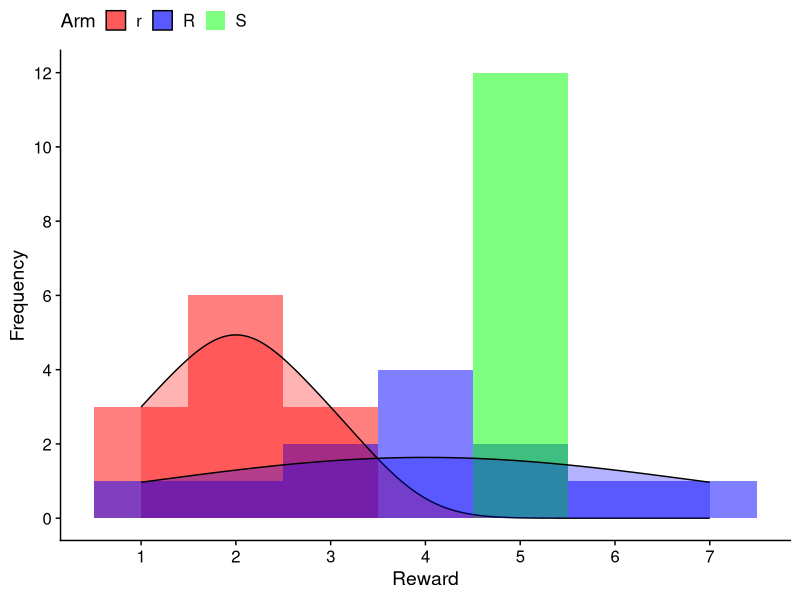
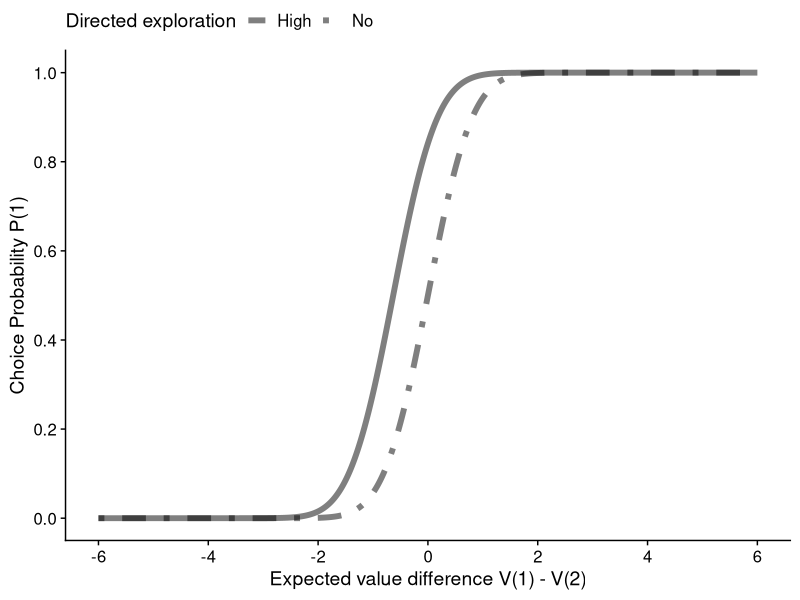
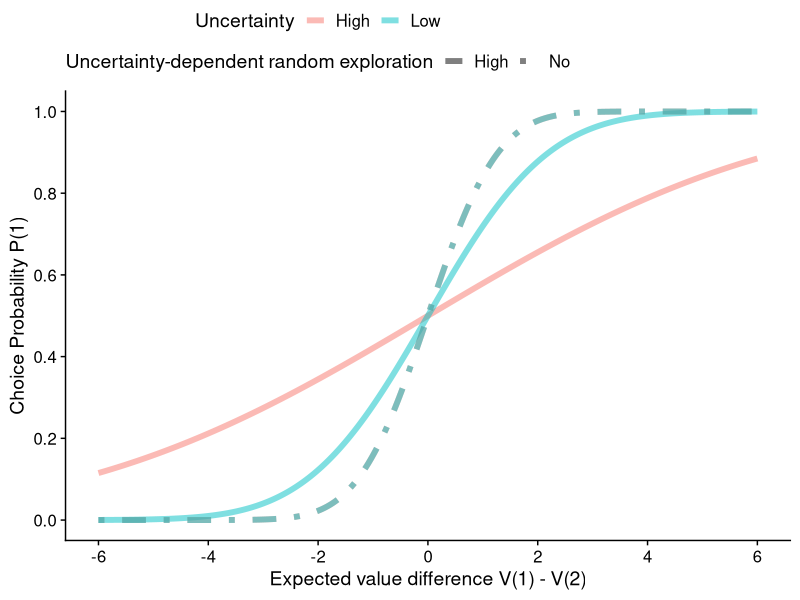
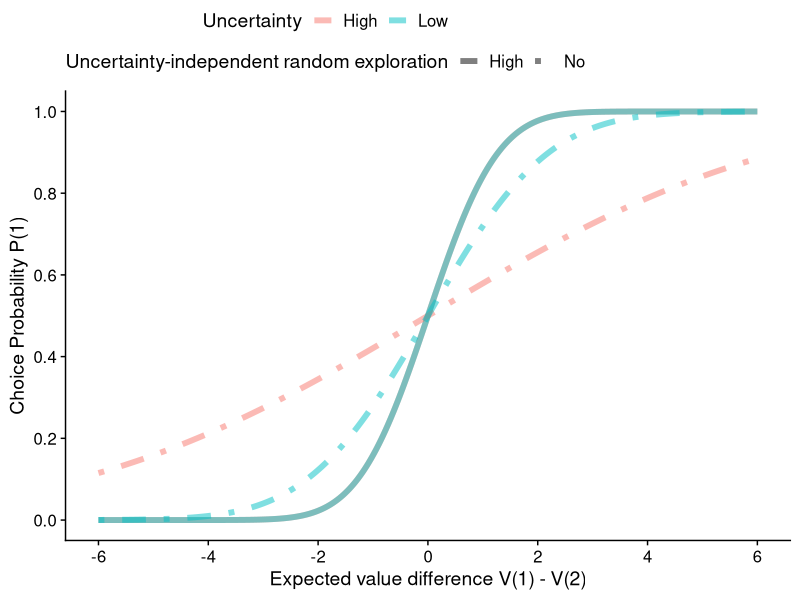
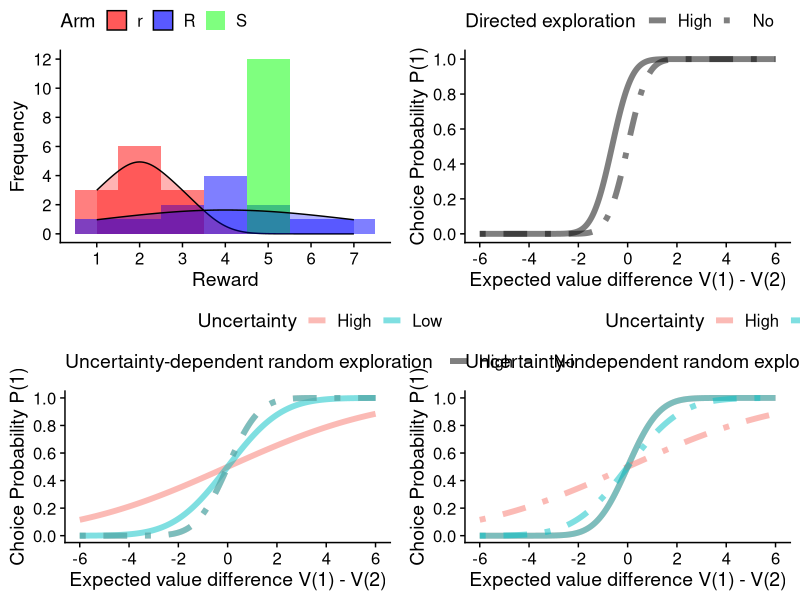

Recreate these plots in R, in order.
# draw figures for illustration

required_packages <- c("tidyverse","cowplot")

# Check and install missing packages
install_and_Load <- function(packages) {
  for (pkg in packages) {
    if (!requireNamespace(pkg, quietly = TRUE)) {
      install.packages(pkg, dependencies = TRUE)
    }
    library(pkg, character.only = TRUE) # Load the required packages
  }
}

install_and_Load(required_packages)

save_path <- "fig"

# Panel B, distribution of the reward under the two conditions
## frequency of the reward in S arm r arm and R arm
R <- c(1, 2, 3, 3, 4, 4, 4, 4, 5, 5, 6, 7)
r <- c(1, 1, 1, 2, 2, 2, 2, 2, 2, 3, 3, 3)
S <- c(5, 5, 5, 5, 5, 5, 5, 5, 5, 5, 5, 5)

## plot the probability distribution of the reward
df <- data.frame(R = R, r = r, S = S) %>%
  gather(key = "condition", value = "reward")

panel_B <- df %>%
  ggplot(aes(x = reward, fill = condition)) +
  geom_histogram(binwidth = 1, position = "identity", alpha = 0.5) +
### add kerbal density estimation for R and r
  geom_density(data = df %>% filter(condition %in% c("R", "r")),
               aes(y = ..count..), alpha = 0.3,
               adjust = 3) +
  labs(x = "Reward", y = "Frequency", fill = "Arm") +
  scale_fill_manual(values = c("red", "blue", "green")) +
  theme_cowplot() +
  scale_x_continuous(breaks = seq(1, 7, 1)) +
  scale_y_continuous(breaks = seq(0, 12, 2)) +
  theme(legend.position = "top")

ggsave(file.path(save_path, "fig1_panel_B.png"), panel_B, width = 7, height = 7)

# Panel C, psychometric curve for directed exploration, uncertainty-dependent random exploration, and uncertainty-independent random exploration
## Directed exploration
V <- seq(-6, 6, 0.01)
no_dir   <- pnorm(V + 0 + V/ 1.72) # 1.72 is the standard deviation of the population (TU)
more_dir <- pnorm(V + 1 + V/ 1.72)
data_dir <- data.frame(V, no_dir, more_dir) %>% 
  gather(key = "condition", value = "P", -V)

SR <- pnorm(V + 0.5 + V/ 1.72)
rR <- pnorm(V + 0.5 * 0.55 + V/ 1.89) # 1.89 is the standard deviation of the population (TU)
# RU(rR)/RU(SR) ≈ 0.55
data_SR_rR <- data.frame(V, SR, rR) %>% 
  gather(key = "condition", value = "P", -V)

directed_ex <- ggplot(data_dir, aes(x = V, y = P, linetype = condition)) +
  geom_line(linewidth = 2, alpha = 0.5) +
  labs(x = "Expected value difference V(1) - V(2)",
       y = "Choice Probability P(1)", linetype = "Directed exploration") +
  scale_linetype_manual(values = c("solid", "dotdash"),
                        labels = c("High", "No")) +
  theme_cowplot() +
  scale_x_continuous(breaks = seq(-6, 6, 2)) +
  scale_y_continuous(breaks = seq(0, 1, 0.2)) +
  theme(legend.position = "top")

ggsave(file.path(save_path, "fig1_panel_C_directed_exploration.png"), directed_ex, width = 7, height = 7)

## Uncertainty-dependent random exploration
no_UDR   <- pnorm(1 * V + 0 + 0 * V/ 1.72) # 1.72 is the standard deviation of the population (TU)
more_UDR <- pnorm(0 * V + 0 + 1 * V/ 1.72)
no_UDR_high_uncertainty   <- pnorm(1 * V + 0 + 0 * V/ 5)
more_UDR_high_uncertainty <- pnorm(0 * V + 0 + 1 * V/ 5)
# gater in 2 key: level of UDR and level of uncertainty
data_UDR <- data.frame(V, no_UDR, more_UDR, no_UDR_high_uncertainty, more_UDR_high_uncertainty) %>% 
  gather(key = "condition", value = "P", -V) %>% 
  mutate(uncertainty = ifelse(condition %in% c("no_UDR", "more_UDR"), "Low", "High"),
         UDR = ifelse(condition %in% c("no_UDR", "no_UDR_high_uncertainty"), "No", "High"))

UDR_ex <- ggplot(data_UDR, aes(x = V, y = P, linetype = UDR, colour = uncertainty)) +
  geom_line(linewidth = 2, alpha = 0.5) +
  labs(x = "Expected value difference V(1) - V(2)",
       y = "Choice Probability P(1)",
       linetype = "Uncertainty-dependent random exploration",
       colour = "Uncertainty") +
  scale_linetype_manual(values = c("solid", "dotdash")) +
  theme_cowplot() +
  scale_x_continuous(breaks = seq(-6, 6, 2)) +
  scale_y_continuous(breaks = seq(0, 1, 0.2)) +
  theme(legend.position = "top", legend.box="vertical")

ggsave(file.path(save_path, "fig1_panel_C_UDR_exploration.png"), UDR_ex, width = 7, height = 7)

## Uncertainty-independent random exploration
no_UIR   <- pnorm(0 * V + 0 + 1 * V/ 1.72) # 1.72 is the standard deviation of the population (TU)
more_UIR <- pnorm(1 * V + 0 + 0 * V/ 1.72)
no_UIR_high_uncertainty   <- pnorm(0 * V + 0 + 1 * V/ 5)
more_UIR_high_uncertainty <- pnorm(1 * V + 0 + 0 * V/ 5)
# gater in 2 key: level of UIR and level of uncertainty
data_UIR <- data.frame(V, no_UIR, more_UIR, no_UIR_high_uncertainty, more_UIR_high_uncertainty) %>% 
  gather(key = "condition", value = "P", -V) %>% 
  mutate(uncertainty = ifelse(condition %in% c("no_UIR", "more_UIR"), "Low", "High"),
         UIR = ifelse(condition %in% c("no_UIR", "no_UIR_high_uncertainty"), "No", "High"))

UIR_ex <- ggplot(data_UIR, aes(x = V, y = P, linetype = UIR, colour = uncertainty)) +
  geom_line(linewidth = 2, alpha = 0.5) +
  labs(x = "Expected value difference V(1) - V(2)",
       y = "Choice Probability P(1)",
       linetype = "Uncertainty-independent random exploration",
       colour = "Uncertainty") +
  scale_linetype_manual(values = c("solid", "dotdash")) +
  theme_cowplot() +
  scale_x_continuous(breaks = seq(-6, 6, 2)) +
  scale_y_continuous(breaks = seq(0, 1, 0.2)) +
  theme(legend.position = "top", legend.box="vertical")

ggsave(file.path(save_path, "fig1_panel_C_UIR_exploration.png"), UIR_ex, width = 7, height = 7)

# combine the four figures
panel_BC <- plot_grid(panel_B, directed_ex, UDR_ex, UIR_ex, ncol = 2)
ggsave(file.path(save_path, "fig1_panel_BC.png"), panel_BC, width = 14, height = 14)